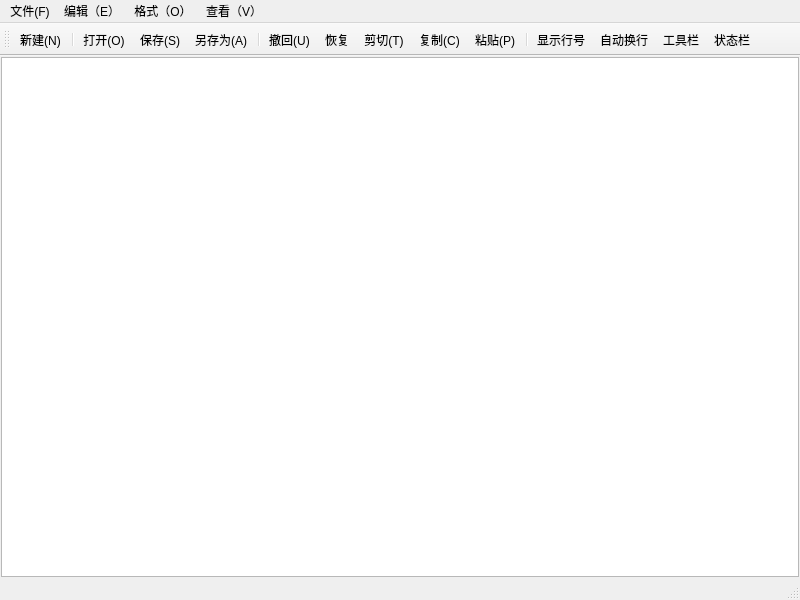
<?xml version="1.0" encoding="UTF-8"?>
<ui version="4.0">
 <class>MainWindow</class>
 <widget class="QMainWindow" name="MainWindow">
  <property name="geometry">
   <rect>
    <x>0</x>
    <y>0</y>
    <width>800</width>
    <height>600</height>
   </rect>
  </property>
  <property name="windowTitle">
   <string>MainWindow</string>
  </property>
  <widget class="QWidget" name="centralwidget">
   <layout class="QHBoxLayout" name="horizontalLayout">
    <property name="spacing">
     <number>0</number>
    </property>
    <property name="leftMargin">
     <number>1</number>
    </property>
    <property name="topMargin">
     <number>1</number>
    </property>
    <property name="rightMargin">
     <number>1</number>
    </property>
    <property name="bottomMargin">
     <number>1</number>
    </property>
    <item>
     <widget class="QPlainTextEdit" name="TextEdit"/>
    </item>
   </layout>
  </widget>
  <widget class="QMenuBar" name="menubar">
   <property name="geometry">
    <rect>
     <x>0</x>
     <y>0</y>
     <width>800</width>
     <height>25</height>
    </rect>
   </property>
   <widget class="QMenu" name="menu">
    <property name="title">
     <string>文件(F)</string>
    </property>
    <addaction name="actionNew"/>
    <addaction name="actionOpen"/>
    <addaction name="actionSave"/>
    <addaction name="actionOSave"/>
    <addaction name="actionQuit"/>
   </widget>
   <widget class="QMenu" name="menu_E">
    <property name="title">
     <string>编辑（E）</string>
    </property>
    <addaction name="actionRecall"/>
    <addaction name="actionBack"/>
    <addaction name="actionCut"/>
    <addaction name="actionCopy"/>
    <addaction name="actionPaste"/>
    <addaction name="actionFind"/>
    <addaction name="actionReplace"/>
    <addaction name="actionAllselect"/>
   </widget>
   <widget class="QMenu" name="menu_O">
    <property name="title">
     <string>格式（O）</string>
    </property>
    <addaction name="actionNewline"/>
    <addaction name="actionShowline"/>
    <addaction name="actionFont"/>
    <addaction name="actionfontcolor"/>
    <addaction name="separator"/>
    <addaction name="actionBackgroundcolor"/>
    <addaction name="actionEditbackgroundcolor"/>
   </widget>
   <widget class="QMenu" name="menu_V">
    <property name="title">
     <string>查看（V）</string>
    </property>
    <addaction name="actionTool"/>
    <addaction name="actionState"/>
   </widget>
   <addaction name="menu"/>
   <addaction name="menu_E"/>
   <addaction name="menu_O"/>
   <addaction name="menu_V"/>
  </widget>
  <widget class="QStatusBar" name="statusbar"/>
  <widget class="QToolBar" name="toolBar">
   <property name="windowTitle">
    <string>toolBar</string>
   </property>
   <attribute name="toolBarArea">
    <enum>TopToolBarArea</enum>
   </attribute>
   <attribute name="toolBarBreak">
    <bool>false</bool>
   </attribute>
   <addaction name="actionNew"/>
   <addaction name="separator"/>
   <addaction name="actionOpen"/>
   <addaction name="actionSave"/>
   <addaction name="actionOSave"/>
   <addaction name="separator"/>
   <addaction name="actionRecall"/>
   <addaction name="actionBack"/>
   <addaction name="actionCut"/>
   <addaction name="actionCopy"/>
   <addaction name="actionPaste"/>
   <addaction name="separator"/>
   <addaction name="actionShowline"/>
   <addaction name="actionNewline"/>
   <addaction name="actionTool"/>
   <addaction name="actionState"/>
  </widget>
  <action name="actionNew">
   <property name="icon">
    <iconset resource="notepad.qrc">
     <normaloff>:/img/new.png</normaloff>:/img/new.png</iconset>
   </property>
   <property name="text">
    <string>新建(N)</string>
   </property>
   <property name="toolTip">
    <string>新建</string>
   </property>
   <property name="shortcut">
    <string>Ctrl+N</string>
   </property>
   <property name="menuRole">
    <enum>QAction::MenuRole::NoRole</enum>
   </property>
  </action>
  <action name="actionSave">
   <property name="icon">
    <iconset resource="notepad.qrc">
     <normaloff>:/img/Save.png</normaloff>:/img/Save.png</iconset>
   </property>
   <property name="text">
    <string>保存(S)</string>
   </property>
   <property name="toolTip">
    <string>保存</string>
   </property>
   <property name="shortcut">
    <string>Ctrl+S</string>
   </property>
   <property name="menuRole">
    <enum>QAction::MenuRole::NoRole</enum>
   </property>
  </action>
  <action name="actionOpen">
   <property name="icon">
    <iconset resource="notepad.qrc">
     <normaloff>:/img/open.png</normaloff>:/img/open.png</iconset>
   </property>
   <property name="text">
    <string>打开(O)</string>
   </property>
   <property name="toolTip">
    <string>打开</string>
   </property>
   <property name="shortcut">
    <string>Ctrl+O</string>
   </property>
   <property name="menuRole">
    <enum>QAction::MenuRole::NoRole</enum>
   </property>
  </action>
  <action name="actionOSave">
   <property name="icon">
    <iconset resource="notepad.qrc">
     <normaloff>:/img/OSave.png</normaloff>:/img/OSave.png</iconset>
   </property>
   <property name="text">
    <string>另存为(A)</string>
   </property>
   <property name="toolTip">
    <string>另存为</string>
   </property>
   <property name="shortcut">
    <string>Ctrl+A</string>
   </property>
   <property name="menuRole">
    <enum>QAction::MenuRole::NoRole</enum>
   </property>
  </action>
  <action name="actionRecall">
   <property name="icon">
    <iconset resource="notepad.qrc">
     <normaloff>:/img/back.png</normaloff>:/img/back.png</iconset>
   </property>
   <property name="text">
    <string>撤回(U)</string>
   </property>
   <property name="toolTip">
    <string>撤回</string>
   </property>
   <property name="shortcut">
    <string>Ctrl+Z</string>
   </property>
   <property name="menuRole">
    <enum>QAction::MenuRole::NoRole</enum>
   </property>
  </action>
  <action name="actionBack">
   <property name="icon">
    <iconset resource="notepad.qrc">
     <normaloff>:/img/recall.png</normaloff>:/img/recall.png</iconset>
   </property>
   <property name="text">
    <string>恢复</string>
   </property>
   <property name="toolTip">
    <string>恢复</string>
   </property>
   <property name="shortcut">
    <string>Ctrl+Y</string>
   </property>
   <property name="menuRole">
    <enum>QAction::MenuRole::NoRole</enum>
   </property>
  </action>
  <action name="actionCut">
   <property name="icon">
    <iconset resource="notepad.qrc">
     <normaloff>:/img/cut.png</normaloff>:/img/cut.png</iconset>
   </property>
   <property name="text">
    <string>剪切(T)</string>
   </property>
   <property name="toolTip">
    <string>剪切</string>
   </property>
   <property name="shortcut">
    <string>Ctrl+X</string>
   </property>
   <property name="menuRole">
    <enum>QAction::MenuRole::NoRole</enum>
   </property>
  </action>
  <action name="actionCopy">
   <property name="icon">
    <iconset resource="notepad.qrc">
     <normaloff>:/img/copy.png</normaloff>:/img/copy.png</iconset>
   </property>
   <property name="text">
    <string>复制(C)</string>
   </property>
   <property name="toolTip">
    <string>复制</string>
   </property>
   <property name="shortcut">
    <string>Ctrl+C</string>
   </property>
   <property name="menuRole">
    <enum>QAction::MenuRole::NoRole</enum>
   </property>
  </action>
  <action name="actionPaste">
   <property name="icon">
    <iconset resource="notepad.qrc">
     <normaloff>:/img/paste.png</normaloff>:/img/paste.png</iconset>
   </property>
   <property name="text">
    <string>粘贴(P)</string>
   </property>
   <property name="toolTip">
    <string>粘贴</string>
   </property>
   <property name="shortcut">
    <string>Ctrl+V</string>
   </property>
   <property name="menuRole">
    <enum>QAction::MenuRole::NoRole</enum>
   </property>
  </action>
  <action name="actionFind">
   <property name="icon">
    <iconset resource="notepad.qrc">
     <normaloff>:/img/find.png</normaloff>:/img/find.png</iconset>
   </property>
   <property name="text">
    <string>查找(F)</string>
   </property>
   <property name="toolTip">
    <string>查找</string>
   </property>
   <property name="shortcut">
    <string>Ctrl+F</string>
   </property>
   <property name="menuRole">
    <enum>QAction::MenuRole::NoRole</enum>
   </property>
  </action>
  <action name="actionReplace">
   <property name="icon">
    <iconset resource="notepad.qrc">
     <normaloff>:/img/replace.png</normaloff>:/img/replace.png</iconset>
   </property>
   <property name="text">
    <string>替换(R)</string>
   </property>
   <property name="toolTip">
    <string>替换</string>
   </property>
   <property name="shortcut">
    <string>Ctrl+R</string>
   </property>
   <property name="menuRole">
    <enum>QAction::MenuRole::NoRole</enum>
   </property>
  </action>
  <action name="actionNewline">
   <property name="icon">
    <iconset resource="notepad.qrc">
     <normaloff>:/img/Autoline.png</normaloff>:/img/Autoline.png</iconset>
   </property>
   <property name="text">
    <string>自动换行</string>
   </property>
   <property name="toolTip">
    <string>自动换行</string>
   </property>
   <property name="shortcut">
    <string>Ctrl+W</string>
   </property>
   <property name="menuRole">
    <enum>QAction::MenuRole::NoRole</enum>
   </property>
  </action>
  <action name="actionShowline">
   <property name="icon">
    <iconset resource="notepad.qrc">
     <normaloff>:/img/showline.png</normaloff>:/img/showline.png</iconset>
   </property>
   <property name="text">
    <string>显示行号</string>
   </property>
   <property name="toolTip">
    <string>显示行号</string>
   </property>
   <property name="shortcut">
    <string>Ctrl+L</string>
   </property>
   <property name="menuRole">
    <enum>QAction::MenuRole::NoRole</enum>
   </property>
  </action>
  <action name="actionFont">
   <property name="icon">
    <iconset resource="notepad.qrc">
     <normaloff>:/img/font.png</normaloff>:/img/font.png</iconset>
   </property>
   <property name="text">
    <string>字体</string>
   </property>
   <property name="toolTip">
    <string>字体</string>
   </property>
   <property name="menuRole">
    <enum>QAction::MenuRole::NoRole</enum>
   </property>
  </action>
  <action name="actionQuit">
   <property name="text">
    <string>退出（X）</string>
   </property>
   <property name="shortcut">
    <string>Ctrl+X</string>
   </property>
   <property name="menuRole">
    <enum>QAction::MenuRole::NoRole</enum>
   </property>
  </action>
  <action name="actionAllselect">
   <property name="text">
    <string>全选(A)</string>
   </property>
   <property name="menuRole">
    <enum>QAction::MenuRole::NoRole</enum>
   </property>
  </action>
  <action name="actionfontcolor">
   <property name="text">
    <string>字体颜色</string>
   </property>
   <property name="toolTip">
    <string>字体颜色</string>
   </property>
   <property name="menuRole">
    <enum>QAction::MenuRole::NoRole</enum>
   </property>
  </action>
  <action name="actionBackgroundcolor">
   <property name="text">
    <string>字体背景色</string>
   </property>
   <property name="menuRole">
    <enum>QAction::MenuRole::NoRole</enum>
   </property>
  </action>
  <action name="actionEditbackgroundcolor">
   <property name="text">
    <string>编辑背景颜色</string>
   </property>
   <property name="menuRole">
    <enum>QAction::MenuRole::NoRole</enum>
   </property>
  </action>
  <action name="actionTool">
   <property name="icon">
    <iconset resource="notepad.qrc">
     <normaloff>:/img/tool.png</normaloff>:/img/tool.png</iconset>
   </property>
   <property name="text">
    <string>工具栏</string>
   </property>
   <property name="toolTip">
    <string>工具栏</string>
   </property>
   <property name="menuRole">
    <enum>QAction::MenuRole::NoRole</enum>
   </property>
  </action>
  <action name="actionState">
   <property name="icon">
    <iconset resource="notepad.qrc">
     <normaloff>:/img/state.png</normaloff>:/img/state.png</iconset>
   </property>
   <property name="text">
    <string>状态栏</string>
   </property>
   <property name="toolTip">
    <string>状态栏</string>
   </property>
   <property name="menuRole">
    <enum>QAction::MenuRole::NoRole</enum>
   </property>
  </action>
 </widget>
 <resources>
  <include location="notepad.qrc"/>
 </resources>
 <connections/>
</ui>
